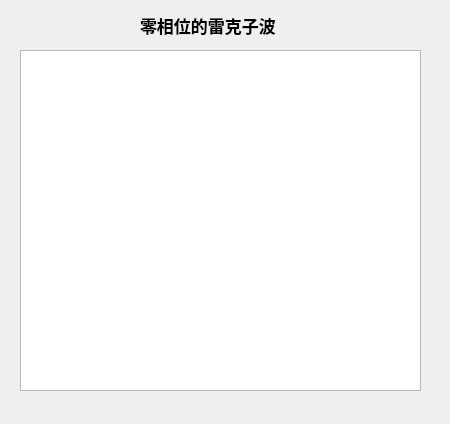
<?xml version="1.0" encoding="UTF-8"?>
<ui version="4.0">
 <class>Form</class>
 <widget class="QWidget" name="Form">
  <property name="geometry">
   <rect>
    <x>0</x>
    <y>0</y>
    <width>450</width>
    <height>424</height>
   </rect>
  </property>
  <property name="windowTitle">
   <string>Form</string>
  </property>
  <widget class="QGraphicsView" name="graphicsView">
   <property name="geometry">
    <rect>
     <x>20</x>
     <y>50</y>
     <width>401</width>
     <height>341</height>
    </rect>
   </property>
   <property name="backgroundBrush">
    <brush brushstyle="NoBrush">
     <color alpha="255">
      <red>0</red>
      <green>0</green>
      <blue>0</blue>
     </color>
    </brush>
   </property>
  </widget>
  <widget class="QLabel" name="label">
   <property name="geometry">
    <rect>
     <x>140</x>
     <y>10</y>
     <width>211</width>
     <height>31</height>
    </rect>
   </property>
   <property name="font">
    <font>
     <pointsize>13</pointsize>
     <weight>75</weight>
     <bold>true</bold>
    </font>
   </property>
   <property name="text">
    <string>零相位的雷克子波</string>
   </property>
  </widget>
 </widget>
 <resources/>
 <connections/>
</ui>
